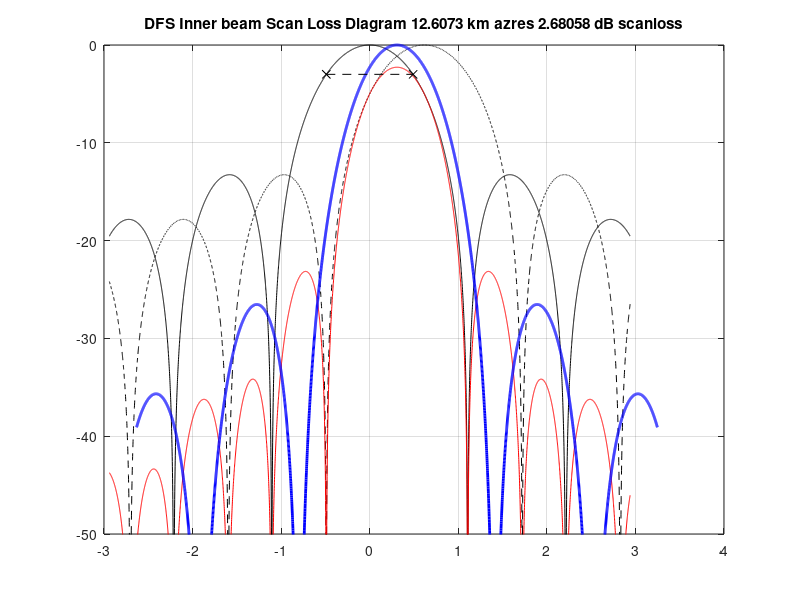

This chart was generated by the following MATLAB code: (Note: this script raises an error after producing the figure.)
for beam=1:2
  beamstr={'DFS Inner', 'DFS Outer', 'QuikSCAT Inner', 'QuikSCAT Outer'};
pref={'DFSinSideLobes','DFSoutSidelobes','QSin','QSout'};
r= 6378.15    % km at equator, spherical earth should be good enough 
spinrate=[22,22,18,18]; % rpm
spinrate=spinrate(beam)*2*pi/60; % rad/s
pri = [0.01,0.01,0.0108,0.0108]; % seconds
pri=pri(beam);
look=[43, 49, 40, 46]; % deg
speed_light=2.9979e5; % km/s
alt=[710,710,800,800]; 
alt=alt(beam);

% we estimate the radius of the scan circle on the ground, and the slant range
% using law of sines
look=look(beam)*pi/180;
inc=asin((sin(look)*(r+alt))/r);
slantrange=sin(inc-look)*r/sin(look);
scanrad=r*(inc-look);

% we estimate the arc length on the ground (really we want the interior
% line segment of the arc but this is close enough)
rtt=2*slantrange/speed_light;
arclength = scanrad * rtt *spinrate;

% by breaking isoseles triangle bounded by 2 slantrange lengths and 
% the arclength on the ground into two right triangles we get
scanlossang=2*atan(arclength/(2*slantrange));


beamwidth = [0.98 0.93, 1.8,1.7]  % degrees 1-way

beamwidth=beamwidth(beam)


res1way=slantrange*beamwidth*pi/180
x=-3*beamwidth:0.001:3*beamwidth;
xoff=x-scanlossang*180/pi;
xmid=x+scanlossang*180/pi/2;
wf=0.44295/(beamwidth/2);
gpattrans=sinc(x*wf).^2;
gpatrec=sinc(xoff*wf).^2;

glossfree=gpattrans.*gpattrans;
glossy=gpattrans.*gpatrec;

figure(beam)
plot(x,10*log10(gpattrans),'-k',x,10*log10(gpatrec),'--k',x,10*log10(glossy),'r',xmid,10*log10(glossfree),'b','LineWidth',2);
set(gca,'Ylim',[-50,0]);
grid on
hold on
plot([-beamwidth/2,beamwidth/2],[-3,-3],'k--x')
hold off
i=find(x<0);
[m,j1]=min(abs(glossfree(i)-0.5));
j1=i(j1);

i=find(x>0);
[m,j2]=min(abs(glossfree(i)-0.5));
j2=i(j2);
res=slantrange*(x(j2)-x(j1))*pi/180
scloss=10*log10(sum(glossfree)/sum(glossy));

titl=sprintf('%s beam Scan Loss Diagram %g km azres %g dB scanloss',beamstr{beam},res,scloss);
title(titl);
legend('Transmit','Recieve','Lossy Two-way','Ideal Two-way',0);
xlabel('Azimuth in Antenna Frame (deg)');
ylabel('dB');


outfile=sprintf('scanloss_diagram_%s.png',pref{beam});
print('-dpng',outfile);
end
